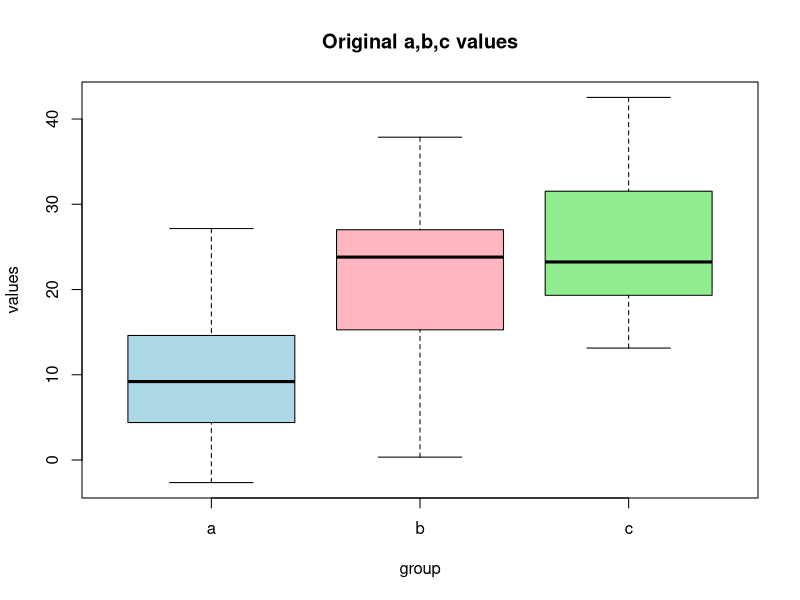

Write the R code that produced this figure.
## ---- chunk 1
# Load necessary packages
library(dplyr)
library(rstatix)
set.seed(123)

## ---- chunk 2
# ---------------------------
# 1. Original data (from previous session)
# ---------------------------

# Example vectors (replace these with your actual a, b, c if already defined)
a <- rnorm(10, mean=10, sd=10)
b <- rnorm(10, mean=20, sd=10)
c <- rnorm(10, mean=30, sd=10)

abcBox <- data.frame(
  values = c(a, b, c),
  group = factor(rep(c("a", "b", "c"), each=length(a)))
)

# Boxplot to visualize
boxplot(values ~ group, data=abcBox,
        main="Original a,b,c values",
        col=c("lightblue", "lightpink", "lightgreen"))
## ---- chunk 3
# ---------------------------
# 2. Parametric test: ANOVA
# ---------------------------
res_anova <- aov(values ~ group, data=abcBox)
summary(res_anova)

# Effect size
eta_squared(res_anova)
## ---- chunk 4

## ---- chunk 5
